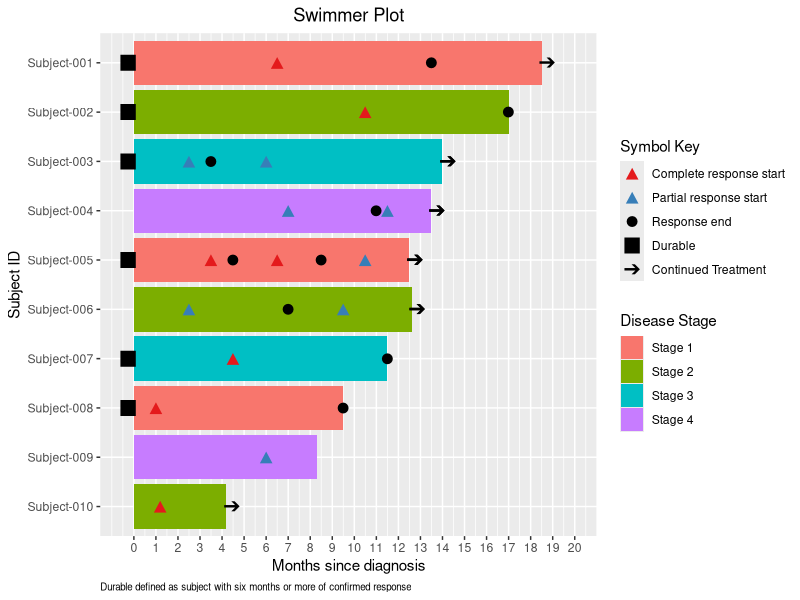
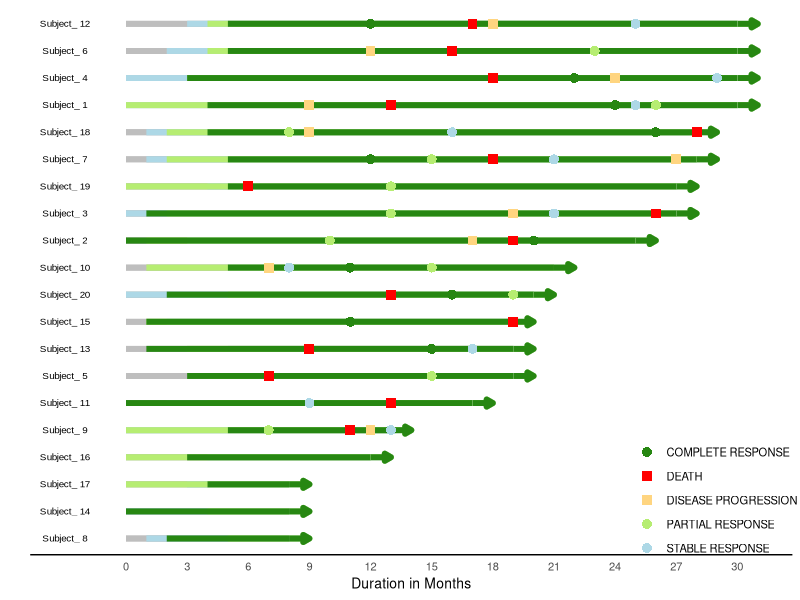

These figures' R source, in order:

####################### Swimmer plot  #######################
library(ggplot2)
library(dplyr)
library(forcats)
library(RColorBrewer)

df <-  structure(list(subject = c("Subject-001", "Subject-002", "Subject-003", 
              "Subject-003", "Subject-004", "Subject-004", "Subject-005", "Subject-005", 
              "Subject-005", "Subject-006", "Subject-006", "Subject-007", "Subject-008", 
              "Subject-009", "Subject-010"), STAGE = structure(c("Stage 1", 
              "Stage 2", "Stage 3", "Stage 3", "Stage 4", "Stage 4", "Stage 1", 
              "Stage 1", "Stage 1", "Stage 2", "Stage 2", "Stage 3", "Stage 1", 
              "Stage 4", "Stage 2"), label = "stage"), LOW = structure(c(0, 
              0, 0, 0, 0, 0, 0, 0, 0, 0, 0, 0, 0, 0, 0), label = "low"), HIGH = structure(c(18.5, 
              17, 14, 14, 13.5, 13.5, 12.5, 12.5, 12.5, 12.6, 12.6, 11.5, 9.5, 
              8.3, 4.2), label = "high"), HIGHCAP = c("FilledArrow", "", "FilledArrow", 
              "FilledArrow", "FilledArrow", "FilledArrow", "FilledArrow", "FilledArrow", 
              "FilledArrow", "FilledArrow", "FilledArrow", "", "", "", "FilledArrow"
              ), STATUS = structure(c("Complete response", "Complete response", 
              "Partial response", "Partial response", "Partial response", "Partial response", 
              "Complete response", "Complete response", "Partial response", 
              "Partial response", "Partial response", "Complete response", 
              "Complete response", "Partial response", "Complete response"), label = "status"), 
                  START = structure(c(6.5, 10.5, 2.5, 6, 7, 11.5, 3.5, 6.5, 
                  10.5, 2.5, 9.5, 4.5, 1, 6, 1.2), label = "start"), END = structure(c(13.5, 
                  17, 3.5, NA, 11, NA, 4.5, 8.5, NA, 7, NA, 11.5, 9.5, NA, 
                  NA), label = "end"), DURABLE = structure(c(-0.25, -0.25, 
                  -0.25, NA, NA, NA, -0.25, NA, NA, NA, NA, -0.25, -0.25, NA, 
                  NA), label = "durable")), row.names = c(NA, -15L), class = c("tbl_df", 
              "tbl", "data.frame"))

# Prepare your data similar to your example
df.shapes <- df %>%
  select(subject, STATUS, START) %>%
  reshape2::melt(id.vars = c("subject", "STATUS"), value.name = "time") %>%
  filter(!is.na(time)) %>%
  select(-variable) %>%
  mutate(STATUS = paste(STATUS, "start", sep = " "))

df.shapes <- df.shapes %>%
  bind_rows(
    df %>%
      select(subject, END, HIGHCAP) %>%
      mutate(
        # Ensure both are numeric
        END = as.numeric(END),
        HIGHCAP = as.numeric(HIGHCAP),
        END = if_else(is.na(END), HIGHCAP, END)  # Replace NA in END with HIGHCAP
      ) %>%
      filter(!is.na(END)) %>%  # Remove rows where END is still NA
      mutate(STATUS = "Response end") %>%
      rename(time = END)
  )



# Append Durable column (if it exists in your dataset)
if ("DURABLE" %in% colnames(df)) {
  df.shapes <- df.shapes %>%
    bind_rows(df %>%
                select(subject, DURABLE) %>%
                filter(!is.na(DURABLE)) %>%
                mutate(STATUS = "Durable") %>%
                rename(time = DURABLE))
}

# Add on the arrow sets for continued treatments
df.shapes <- df.shapes %>%
  mutate(HIGHCAP = as.character(HIGHCAP))

df <- df %>%
  mutate(HIGHCAP = as.character(HIGHCAP))

# Proceed with binding rows
df.shapes <- df.shapes %>%
  bind_rows(
    df %>%
      select(subject, HIGH, HIGHCAP) %>%
      filter(HIGHCAP == "FilledArrow") %>%
      mutate(
        HIGH = HIGH + 0.25,
        STATUS = "Continued Treatment"
      ) %>%
      rename(time = HIGH)
  )

responseLevels = c("Complete response start", "Partial response start", "Response end", "Durable", "Continued Treatment")

df.shapes <- df.shapes %>%
  mutate(STATUS = factor(STATUS, levels = responseLevels)) %>%
  arrange(desc(STATUS))

unicode <- list(triangle = sprintf('\u25B2'),
                circle = sprintf('\u25CF'),
                square = sprintf('\u25A0'),
                arrow = sprintf('\u2794'))

# Create the swimmer plot
plot_1 <- df %>%
  select(subject, HIGH, STAGE) %>%
  distinct() %>%
  mutate(subject = forcats::fct_reorder(subject, as.numeric(gsub("Subject-", "", subject)), .desc = TRUE)) %>%
  ggplot(aes(subject, HIGH)) +
  geom_bar(stat = "identity", aes(fill = factor(STAGE))) +  # Bar plot colored by stage
  geom_point(data = df.shapes, aes(subject, time, colour = STATUS, shape = STATUS), size = 5) +
  coord_flip() +
  scale_colour_manual(values = c(RColorBrewer::brewer.pal(3, "Set1")[1:2], "black", "black", "black")) +
  scale_shape_manual(values = c(rep(unicode[["triangle"]], 2), unicode[["circle"]], unicode[["square"]], unicode[["arrow"]])) +
  scale_y_continuous(limits = c(-0.5, 20), breaks = 0:20) +
  labs(fill = "Disease Stage", colour = "Symbol Key", shape = "Symbol Key",
       x = "Subject ID", y = "Months since diagnosis",
       title = "Swimmer Plot",
       caption = "Durable defined as subject with six months or more of confirmed response") +
  theme(plot.title = element_text(hjust = 0.5),
        plot.caption = element_text(size = 7, hjust = 0))

# Print the plot
plot_1

################## Next Example ##################
library(ggplot2)  
library(dplyr)  
library(tidyr)  

# Sample dataset  
set.seed(123)  
final <- data.frame(  
  SUBJID = paste("Subject_",factor(1:20)),  
  LOW0 = sample(0:0, 20, replace = TRUE),  
  LOW1 = sample(0:5, 20, replace = TRUE),  
  LOW2 = sample(0:5, 20, replace = TRUE),  
  LOW3 = sample(0:5, 20, replace = TRUE),  
  total_duration = sample(6:30, 20, replace = TRUE),  
  PR = sample(6:30, 20, replace = TRUE),  
  CR = sample(6:30, 20, replace = TRUE),  
  PD = sample(6:30, 20, replace = TRUE),  
  SD = sample(6:30, 20, replace = TRUE),  
  DEATH = sample(6:30, 20, replace = TRUE)  
)  

# Ensure that the event times are within the total duration for each patient  
final <- final %>%  
  mutate(  
    PR = ifelse(PR > total_duration, NA, PR),  
    CR = ifelse(CR > total_duration, NA, CR),  
    PD = ifelse(PD > total_duration, NA, PD),  
    SD = ifelse(SD > total_duration, NA, SD),  
    DEATH = ifelse(DEATH > total_duration, NA, DEATH)  
  ) %>% 
  arrange(total_duration) %>%  
  mutate(SUBJID = factor(SUBJID, levels = SUBJID))


p <- ggplot(final, aes(y = SUBJID)) +  
  # Text for lines  
  geom_text(aes(x = -3, label = SUBJID), family = "Arial", size = 2.5, color = "black", fontface = "plain") +
  # HIGHLOW bars with arrows  
  geom_segment(aes(yend = SUBJID, x = LOW0, xend = total_duration + 1), color = "grey", size = 2, arrow = arrow(length = unit(0.18, "cm"), type = "closed")) +  
  geom_segment(aes(yend = SUBJID, x = LOW1, xend = total_duration + 1), color = "#ADD8E6", size = 2, arrow = arrow(length = unit(0.18, "cm"), type = "closed")) +  
  geom_segment(aes(yend = SUBJID, x = LOW2, xend = total_duration + 1), color = "#b6ed72", size = 2, arrow = arrow(length = unit(0.18, "cm"), type = "closed")) +  
  geom_segment(aes(yend = SUBJID, x = LOW3, xend = total_duration + 1), color = "#278712", size = 2, arrow = arrow(length = unit(0.18, "cm"), type = "closed")) +  
  
  # HIGHLOW bars without arrows  
  geom_segment(aes(yend = SUBJID, x = LOW0, xend = total_duration), color = "grey", size = 2) +  
  geom_segment(aes(yend = SUBJID, x = LOW1, xend = total_duration), color = "#ADD8E6", size = 2) +  
  geom_segment(aes(yend = SUBJID, x = LOW2, xend = total_duration), color = "#b6ed72", size = 2) +  
  geom_segment(aes(yend = SUBJID, x = LOW3, xend = total_duration), color = "#278712", size = 2) +  
  
  # Event points  
  geom_point(aes(x = PR, shape = "PARTIAL RESPONSE", color = "PARTIAL RESPONSE"), size = 3) +  
  geom_point(aes(x = CR, shape = "COMPLETE RESPONSE", color = "COMPLETE RESPONSE"), size = 3) +  
  geom_point(aes(x = PD, shape = "DISEASE PROGRESSION", color = "DISEASE PROGRESSION"), size = 3) +  
  geom_point(aes(x = SD, shape = "STABLE RESPONSE", color = "STABLE RESPONSE"), size = 3) +  
  geom_point(aes(x = DEATH, shape = "DEATH", color = "DEATH"), size = 3) +  
  
  # Legends  
  scale_shape_manual(values = c("PARTIAL RESPONSE" = 16, "COMPLETE RESPONSE" = 16, "DISEASE PROGRESSION" = 15, "STABLE RESPONSE" = 16, "DEATH" = 15)) +  
  scale_color_manual(values = c("PARTIAL RESPONSE" = "#b6ed72", "COMPLETE RESPONSE" = "#278712", "DISEASE PROGRESSION" = "#FFD580", "STABLE RESPONSE" = "#ADD8E6", "DEATH" = "red")) +  
  guides(shape = guide_legend(title = NULL, override.aes = list(size = 3), order = 2),  
         color = guide_legend(title = NULL, override.aes = list(size = 3), order = 2)) +  
  
  # Axis labels and scales  
  xlab("Duration in Months") +  
  ylab("") +  
  scale_x_continuous(breaks = seq(0, 30, by = 3), labels = seq(0, 30, by = 3)) +  
  
  # Theme  
  theme_minimal() +  
  theme(  
    panel.grid = element_blank(),  
    axis.text.y = element_blank(),  
    axis.ticks.y = element_blank(),  
    axis.line.x = element_line(color = "black"),  
    axis.title = element_text(size = 10),  
    axis.text.x = element_text(size = 8),  
    legend.position = c(0.9, 0.1),  
    legend.text = element_text(size = 8)  
  )

print(p)  

